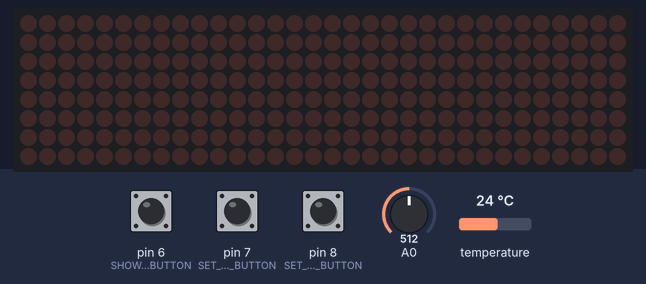
Bench run of a sketch on a simulated Arduino Uno, built with avr-gcc and run on an emulated ATmega328P. Shown: 32×8 LED matrix. The inputs (shaded band) are chosen by the test bench; at power-on: pin 7 (SET_HOUR_BUTTON) HIGH, pin 6 (SHOW_TERM_BUTTON) HIGH, pin 8 (SET_MINUTE_BUTTON) HIGH, A0 = 512, temperature 24 °C. The local clock reads 2024-03-15 10:24:30 at power-on unless the sketch sets it.

Above: at 1.2 s.
1.3 s: pin 7 (SET_HOUR_BUTTON) pulled LOW for 3.2 s
At 2.91 s:
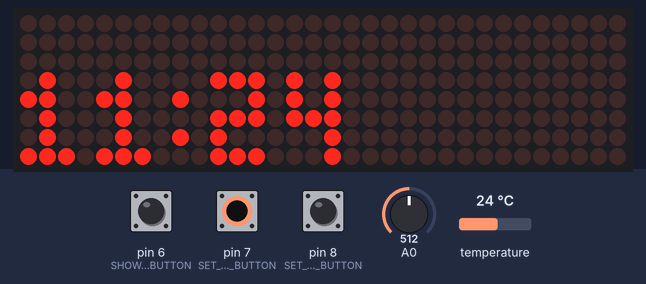
5.1 s: pin 6 (SHOW_TERM_BUTTON) pulled LOW for 0.15 s
At 6.6 s:
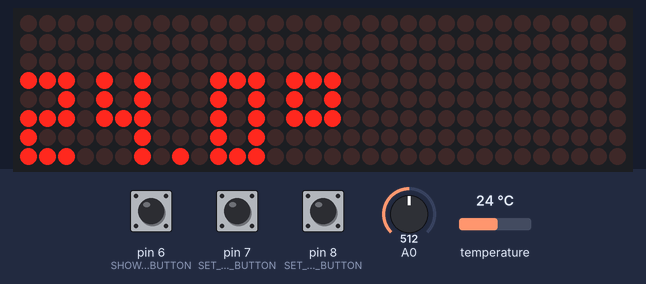
15.2 s: pin 8 (SET_MINUTE_BUTTON) pulled LOW for 0.15 s
At 15.44 s:
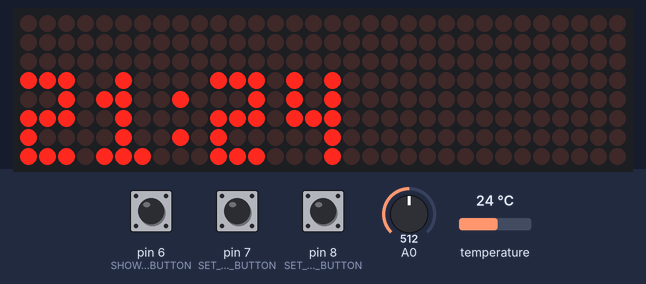
15.9 s: A0 set to 63
At 16.21 s:
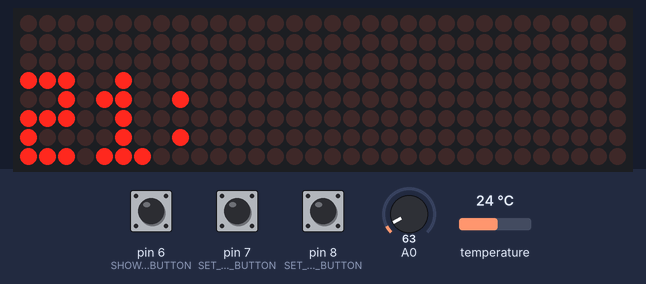
17.4 s: A0 set to 55
18.9 s: temperature set to 12 °C
At 33.0 s:
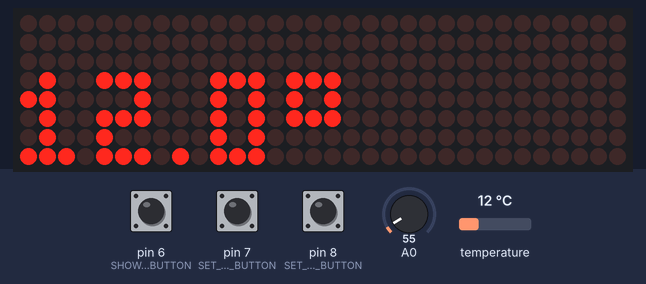

Measured:
- after the input at 1.3 s, the display: first differs from a run without the input after 1.5 s (image 1)
- after the input at 5.1 s, the display: first changes at once (image 2 shows a later state)
- after the input at 15.2 s, the display: changes after 0.16 s (image 3)
- after the input at 15.9 s, the display: first changes after 0.08 s (image 4 shows a later state)
- after the input at 18.9 s, the display: first differs from a run without the input after 13.1 s (image 5)
- what the display in image 2 shows lasts 5.2 s, from 6.0 s to 11.2 s
- what the display in image 5 shows lasts 1.3 s, from 32.0 s to 33.3 s

The sketch:

led_matrix_clock.ino
```cpp
// CONNECTIONS:
// DS1302 CLK/SCLK --> 5
// DS1302 DAT/IO --> 4
// DS1302 RST/CE --> 2
// DS1302 VCC --> 3.3v - 5v
// DS1302 GND --> GND

#include <RtcDS1302.h>

#include <MD_MAX72xx.h>    // include MajicDesigns MAX72xx LED matrix library
#include <SPI.h>           // include Arduino SPI library
#include "clockFont.h"
#include "smallFont.h"

//----termo-------------------
#include <OneWire.h>
#include <DallasTemperature.h>

#define ONE_WIRE_BUS 9

#define TERM_LONG_TIMEOUT 5000
#define TERM_LOOP_DELAY 15000
#define TERM_SHORT_TIMEOUT 2000
#define BUTTON_LONG_PRESS_TIMEOUT 1000

#define SHOW_TERM_BUTTON 6
#define SET_HOUR_BUTTON 7
#define SET_MINUTE_BUTTON 8

#define UPDATE_SEC  1000
#define UPDATE_FAST  150

int currentScreenUpdateTime = UPDATE_SEC;
OneWire oneWire(ONE_WIRE_BUS);
DallasTemperature sensors(&oneWire);
//------------------------------------

#define HARDWARE_TYPE MD_MAX72XX::FC16_HW   // this line defines our dot matrix hardware type
#define MAX_DEVICES 4                       // define number of total cascaded modules

#define CS_PIN    10   // define CS (Chip Select) pin

ThreeWire myWire(4,5,2); // IO, SCLK, CE
RtcDS1302<ThreeWire> Rtc(myWire);

//MD_Parola display = MD_Parola(HARDWARE_TYPE, CS_PIN, MAX_DEVICES);
MD_MAX72XX display = MD_MAX72XX(HARDWARE_TYPE, CS_PIN, MAX_DEVICES);

bool tick = false;
unsigned long  screenUpdateTimer;
unsigned long termoButtonPressTimeStamp;
double termoLoopTimeStamp = 0;
unsigned long settingButtonPressTimeStamp;

bool term_shown = false;
int brightnessValue = 0;

bool set_hour_mode = false;
bool set_minute_mode = false;

int digi_blink_counter = 0;
int A0Value = 0;

const MD_MAX72XX::fontType_t* activeFont = sFont;

uint16_t a0Buf[5] = {0, 0, 0, 0, 0};
uint8_t  a0Index = 0;
uint32_t a0Sum = 0;


void setup(void)
{
    Serial.begin(9600);
    sensors.begin();
    // initialize the dot matrix display
    display.begin();
     // set the intensity (brightness) of the display (choose a number between 0 and 15)
    brightnessValue = map(analogRead(A0), 0, 950, 0, 15);

//    display.setIntensity(brightnessValue);
    display.control(MD_MAX72XX::INTENSITY, brightnessValue);
    // clear the whole display
    display.clear();
    pinMode(SHOW_TERM_BUTTON, INPUT_PULLUP);
    pinMode(SET_HOUR_BUTTON, INPUT_PULLUP);
    pinMode(SET_MINUTE_BUTTON, INPUT_PULLUP);
    screenUpdateTimer = millis();
    termoLoopTimeStamp = screenUpdateTimer + TERM_LOOP_DELAY;
    Rtc.Begin();
    UpdateBrightness(readA0Avg());
}

uint16_t readA0Avg()
{
  a0Sum -= a0Buf[a0Index];
  a0Buf[a0Index] = analogRead(A0);
  a0Sum += a0Buf[a0Index];

  a0Index++;
  if (a0Index >= 5)
    a0Index = 0;

  return a0Sum / 5;
}

//---------------------RENDER--------------------------
uint16_t fontOffset(char c)
{
  if (c < 32 || c > 58)
    c = 32;  // fallback -> space

  uint8_t index = c - 32;
  uint16_t offset = 0;

  for (uint8_t i = 0; i < index; i++)
  {
    uint8_t w = pgm_read_byte(&activeFont[offset]);
    offset += w + 1;
  }

  return offset;
}

uint8_t drawChar(uint8_t col, char c)
{
  uint16_t off = fontOffset(c);
  uint8_t w = pgm_read_byte(&activeFont[off]);

  for (uint8_t i = 0; i < w; i++)
  {
    uint8_t colData = pgm_read_byte(&activeFont[off + 1 + i]);
    uint8_t physCol = (MAX_DEVICES * 8 - 1) - (col + i);
    display.setColumn(physCol, colData);
  }

  uint8_t physCol = (MAX_DEVICES * 8 - 1) - (col + w);
  display.setColumn(physCol, 0);
  return w + 1;
}

void drawText(const char* text, uint8_t startCol = 0)
{
  if (brightnessValue == 0)
    startCol += 7;
  uint8_t col = startCol;


  while (*text && col < MAX_DEVICES * 8)
  {
    col += drawChar(col, *text++);
  }

  while (col < MAX_DEVICES * 8)
  {
    uint8_t physCol = (MAX_DEVICES * 8 - 1) - col;
    display.setColumn(physCol, 0);
    col++;
  }
}

//-------------------------------------------------------------

void inc_time(int min_change = 0, int hour_change = 0)
{
    RtcDateTime now = Rtc.GetDateTime();
    int new_min = now.Minute() + min_change;
    int new_hours = now.Hour() + hour_change;

    if (new_min >= 60)
    {
      new_min = (new_min + 60) % 60;
      new_hours = (new_hours + 24) % 24;
    }

    if (new_hours >= 24)
      new_hours = 0;

    Rtc.SetDateTime(RtcDateTime(
      now.Year(),
      now.Month(),
      now.Day(),
      new_hours,
      new_min,
      00));
}


void UpdateBrightness(int currentA0Value)
{
  int newBrightnessValue = map(currentA0Value, 0, 950, 0, 16);
  if (newBrightnessValue == 0 || brightnessValue == 0)
  {
    if (newBrightnessValue == 0)
      activeFont = sFont;
    else
      activeFont = mFont;
    display.clear();
    screenUpdateTimer = 0;
  }

  brightnessValue = newBrightnessValue;
  A0Value = currentA0Value;
  display.control(MD_MAX72XX::INTENSITY, constrain(brightnessValue - 1, 0, 15));
}


void updateTime(bool no_blink = false)
{
    if (term_shown)
    {
        term_shown = false;
        termoLoopTimeStamp = millis();
    }
    RtcDateTime now = Rtc.GetDateTime();
    char buffer[6];
    sprintf(buffer, "%02d:%02d", now.Hour(), now.Minute());
    if (!no_blink)
    {
        if (set_hour_mode)
        {
            digi_blink_counter++;
            if (digi_blink_counter % 2 == 0)
            sprintf(buffer, "//:%02d", now.Minute());
        }
        else if (set_minute_mode)
        {
            digi_blink_counter++;
            if (digi_blink_counter % 2 == 0)
            sprintf(buffer, "%02d://", now.Hour());
        }
        else if (tick)
            sprintf(buffer, "%02d %02d", now.Hour(), now.Minute());
    }
    String printChar = String(buffer);
    drawText(buffer);
    tick = !tick;

}

void updateTemp(void)
{
    sensors.requestTemperatures();
    char result[6];
    dtostrf(sensors.getTempCByIndex(0), 2, 1, result);
    strcat(result, "!");
    drawText(result);
    term_shown = true;
}

void loop(void)
{
    double currentMillis = millis();
    if ((set_hour_mode || set_minute_mode)
          && currentMillis - settingButtonPressTimeStamp > TERM_LOOP_DELAY)
    {
        set_hour_mode = false;
        set_minute_mode = false;
    }
    bool setButtonJustPressed = false;
    if (!digitalRead(SET_HOUR_BUTTON))
    {
        delay(10);
        int long_press_counter = 0;
        while(!digitalRead(SET_HOUR_BUTTON))
        {
            delay(1);
            long_press_counter++;
            if (long_press_counter > BUTTON_LONG_PRESS_TIMEOUT)
            {
                inc_time(0,1);
                updateTime(true);
                delay(150);
            }
        }
        if (set_hour_mode)
            inc_time(0,1);
        set_hour_mode = true;
        set_minute_mode = false;
        setButtonJustPressed = true;
    }
    if (!digitalRead(SET_MINUTE_BUTTON))
    {
        delay(10);
        int long_press_counter = 0;
        while(!digitalRead(SET_MINUTE_BUTTON))
        {
            delay(1);
            long_press_counter++;
            if (long_press_counter > BUTTON_LONG_PRESS_TIMEOUT)
            {
                inc_time(1,0);
                updateTime(true);
                delay(150);
            }
        }
        if (set_minute_mode)
            inc_time(1,0);
        set_minute_mode = true;
        set_hour_mode = false;
        setButtonJustPressed = true;

    }
    if (setButtonJustPressed)
    {
        digi_blink_counter = 0;
        termoLoopTimeStamp = millis();
        settingButtonPressTimeStamp = millis();

        termoLoopTimeStamp = millis();
    }

    if (set_hour_mode || set_minute_mode)
        currentScreenUpdateTime = UPDATE_FAST;
    else
        currentScreenUpdateTime = UPDATE_SEC;

    int currentA0Value = readA0Avg();
    if (abs(currentA0Value - A0Value) > 50)
    {
        UpdateBrightness(currentA0Value);
    }
    if (!digitalRead(SHOW_TERM_BUTTON))
    {
        char buffer[6];
        sprintf(buffer, "&");
        drawText(buffer, 0);

        delay(2);

        while(!digitalRead(SHOW_TERM_BUTTON))
            delay(1);
        termoButtonPressTimeStamp = millis();
        set_hour_mode = false;
        set_minute_mode = false;
    }
    if (currentMillis - screenUpdateTimer > currentScreenUpdateTime)
    {
        bool show_term = false;
        if (!(set_hour_mode || set_minute_mode))
        {
            if (currentMillis - termoButtonPressTimeStamp < TERM_LONG_TIMEOUT)
                show_term = true;
            double last_term_delta = currentMillis - termoLoopTimeStamp;
            if (last_term_delta > TERM_LOOP_DELAY
                  && last_term_delta < (TERM_LOOP_DELAY + TERM_SHORT_TIMEOUT))

                show_term = true;
        }
        if (show_term)
            updateTemp();
        else
            updateTime(false);
        screenUpdateTimer = currentMillis;
   }
   delay(10);
}
```

smallFont.h
```cpp
#pragma once
MD_MAX72XX::fontType_t sFont[] PROGMEM =
{
  1, 0,   // 32
  3, 56, 40, 56,  // 33
  0,  // 34
  0,  // 35
  0,  // 36
  0,  // 37
  0,  // 38
  0,  // 39
  0,  // 40
  0,  // 41
  0,  // 42
  0,  // 43
  0,  // 44
  0,  // 45
  1, 128,   // 46
  0,  // 47
  3, 248, 136, 248,   // 48
  3, 144, 248, 128,   // 49
  3, 232, 168, 184,   // 50
  3, 136, 168, 248,   // 51
  3, 56, 32, 248,   // 52
  3, 184, 168, 232,   // 53
  3, 248, 168, 232,   // 54
  3, 8, 8, 248,   // 55
  3, 248, 168, 248,   // 56
  3, 184, 168, 248,   // 57
  1, 80,  // 58:
};
```

Source omitted: clockFont.h (data table, 948 bytes)
